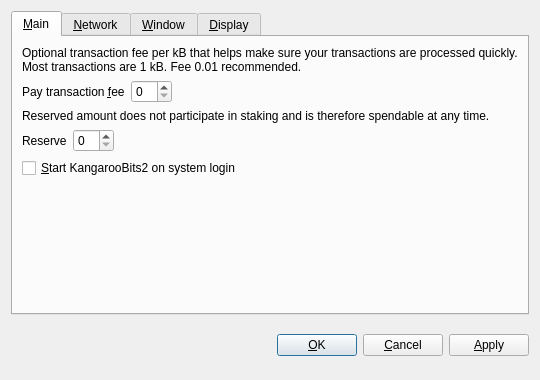
<?xml version="1.0" encoding="UTF-8"?>
<ui version="4.0">
 <class>OptionsDialog</class>
 <widget class="QDialog" name="OptionsDialog">
  <property name="geometry">
   <rect>
    <x>0</x>
    <y>0</y>
    <width>540</width>
    <height>380</height>
   </rect>
  </property>
  <property name="windowTitle">
   <string>Options</string>
  </property>
  <property name="modal">
   <bool>true</bool>
  </property>
  <layout class="QVBoxLayout" name="verticalLayout">
   <item>
    <widget class="QTabWidget" name="tabWidget">
     <property name="tabPosition">
      <enum>QTabWidget::North</enum>
     </property>
     <property name="currentIndex">
      <number>0</number>
     </property>
     <widget class="QWidget" name="tabMain">
      <attribute name="title">
       <string>&amp;Main</string>
      </attribute>
      <layout class="QVBoxLayout" name="verticalLayout_Main">
       <item>
        <widget class="QLabel" name="transactionFeeInfoLabel">
         <property name="text">
          <string>Optional transaction fee per kB that helps make sure your transactions are processed quickly. Most transactions are 1 kB. Fee 0.01 recommended.</string>
         </property>
         <property name="textFormat">
          <enum>Qt::PlainText</enum>
         </property>
         <property name="wordWrap">
          <bool>true</bool>
         </property>
        </widget>
       </item>
       <item>
        <layout class="QHBoxLayout" name="horizontalLayoutFee">
         <item>
          <widget class="QLabel" name="transactionFeeLabel">
           <property name="text">
            <string>Pay transaction &amp;fee</string>
           </property>
           <property name="textFormat">
            <enum>Qt::PlainText</enum>
           </property>
           <property name="buddy">
            <cstring>transactionFee</cstring>
           </property>
          </widget>
         </item>
         <item>
          <widget class="BitcoinAmountField" name="transactionFee"/>
         </item>
         <item>
          <spacer name="horizontalSpacerFee">
           <property name="orientation">
            <enum>Qt::Horizontal</enum>
           </property>
           <property name="sizeHint" stdset="0">
            <size>
             <width>40</width>
             <height>20</height>
            </size>
           </property>
          </spacer>
         </item>
        </layout>
       </item>
       <item>
        <widget class="QLabel" name="reserveBalanceInfoLabel">
         <property name="text">
          <string>Reserved amount does not participate in staking and is therefore spendable at any time.</string>
         </property>
         <property name="textFormat">
          <enum>Qt::PlainText</enum>
         </property>
         <property name="wordWrap">
          <bool>true</bool>
         </property>
        </widget>
       </item>
       <item>
        <layout class="QHBoxLayout" name="horizontalLayoutReserveBalance">
         <item>
          <widget class="QLabel" name="reserveBalanceLabel">
           <property name="text">
            <string>Reserve</string>
           </property>
           <property name="textFormat">
            <enum>Qt::PlainText</enum>
           </property>
           <property name="buddy">
            <cstring>reserveBalance</cstring>
           </property>
          </widget>
         </item>
         <item>
          <widget class="BitcoinAmountField" name="reserveBalance"/>
         </item>
         <item>
          <spacer name="horizontalSpacerReserveBalance">
           <property name="orientation">
            <enum>Qt::Horizontal</enum>
           </property>
           <property name="sizeHint" stdset="0">
            <size>
             <width>40</width>
             <height>20</height>
            </size>
           </property>
          </spacer>
         </item>
        </layout>
       </item>
       <item>
        <widget class="QCheckBox" name="bitcoinAtStartup">
         <property name="toolTip">
          <string>Automatically start KangarooBits2 after logging in to the system.</string>
         </property>
         <property name="text">
          <string>&amp;Start KangarooBits2 on system login</string>
         </property>
        </widget>
       </item>
       <item>
        <spacer name="verticalSpacer_Main">
         <property name="orientation">
          <enum>Qt::Vertical</enum>
         </property>
         <property name="sizeHint" stdset="0">
          <size>
           <width>20</width>
           <height>40</height>
          </size>
         </property>
        </spacer>
       </item>
      </layout>
     </widget>
     <widget class="QWidget" name="tabNetwork">
      <attribute name="title">
       <string>&amp;Network</string>
      </attribute>
      <layout class="QVBoxLayout" name="verticalLayout_Network">
       <item>
        <widget class="QCheckBox" name="mapPortUpnp">
         <property name="toolTip">
          <string>Automatically open the KangarooBits2 client port on the router. This only works when your router supports UPnP and it is enabled.</string>
         </property>
         <property name="text">
          <string>Map port using &amp;UPnP</string>
         </property>
        </widget>
       </item>
       <item>
        <widget class="QCheckBox" name="connectSocks">
         <property name="toolTip">
          <string>Connect to the KangarooBits2 network through a SOCKS proxy (e.g. when connecting through Tor).</string>
         </property>
         <property name="text">
          <string>&amp;Connect through SOCKS proxy:</string>
         </property>
        </widget>
       </item>
       <item>
        <layout class="QHBoxLayout" name="horizontalLayout_Network">
         <item>
          <widget class="QLabel" name="proxyIpLabel">
           <property name="text">
            <string>Proxy &amp;IP:</string>
           </property>
           <property name="textFormat">
            <enum>Qt::PlainText</enum>
           </property>
           <property name="buddy">
            <cstring>proxyIp</cstring>
           </property>
          </widget>
         </item>
         <item>
          <widget class="QValidatedLineEdit" name="proxyIp">
           <property name="maximumSize">
            <size>
             <width>140</width>
             <height>16777215</height>
            </size>
           </property>
           <property name="toolTip">
            <string>IP address of the proxy (e.g. 127.0.0.1)</string>
           </property>
          </widget>
         </item>
         <item>
          <widget class="QLabel" name="proxyPortLabel">
           <property name="text">
            <string>&amp;Port:</string>
           </property>
           <property name="textFormat">
            <enum>Qt::PlainText</enum>
           </property>
           <property name="buddy">
            <cstring>proxyPort</cstring>
           </property>
          </widget>
         </item>
         <item>
          <widget class="QLineEdit" name="proxyPort">
           <property name="maximumSize">
            <size>
             <width>55</width>
             <height>16777215</height>
            </size>
           </property>
           <property name="toolTip">
            <string>Port of the proxy (e.g. 9050)</string>
           </property>
          </widget>
         </item>
         <item>
          <widget class="QLabel" name="socksVersionLabel">
           <property name="text">
            <string>SOCKS &amp;Version:</string>
           </property>
           <property name="textFormat">
            <enum>Qt::PlainText</enum>
           </property>
           <property name="buddy">
            <cstring>socksVersion</cstring>
           </property>
          </widget>
         </item>
         <item>
          <widget class="QValueComboBox" name="socksVersion">
           <property name="toolTip">
            <string>SOCKS version of the proxy (e.g. 5)</string>
           </property>
          </widget>
         </item>
         <item>
          <spacer name="horizontalSpacer_Network">
           <property name="orientation">
            <enum>Qt::Horizontal</enum>
           </property>
           <property name="sizeHint" stdset="0">
            <size>
             <width>40</width>
             <height>20</height>
            </size>
           </property>
          </spacer>
         </item>
        </layout>
       </item>
       <item>
        <spacer name="verticalSpacer_Network">
         <property name="orientation">
          <enum>Qt::Vertical</enum>
         </property>
         <property name="sizeHint" stdset="0">
          <size>
           <width>20</width>
           <height>40</height>
          </size>
         </property>
        </spacer>
       </item>
      </layout>
     </widget>
     <widget class="QWidget" name="tabWindow">
      <attribute name="title">
       <string>&amp;Window</string>
      </attribute>
      <layout class="QVBoxLayout" name="verticalLayout_Window">
       <item>
        <widget class="QCheckBox" name="minimizeToTray">
         <property name="toolTip">
          <string>Show only a tray icon after minimizing the window.</string>
         </property>
         <property name="text">
          <string>&amp;Minimize to the tray instead of the taskbar</string>
         </property>
        </widget>
       </item>
       <item>
        <widget class="QCheckBox" name="minimizeOnClose">
         <property name="toolTip">
          <string>Minimize instead of exit the application when the window is closed. When this option is enabled, the application will be closed only after selecting Quit in the menu.</string>
         </property>
         <property name="text">
          <string>M&amp;inimize on close</string>
         </property>
        </widget>
       </item>
       <item>
        <spacer name="verticalSpacer_Window">
         <property name="orientation">
          <enum>Qt::Vertical</enum>
         </property>
         <property name="sizeHint" stdset="0">
          <size>
           <width>20</width>
           <height>40</height>
          </size>
         </property>
        </spacer>
       </item>
      </layout>
     </widget>
     <widget class="QWidget" name="tabDisplay">
      <attribute name="title">
       <string>&amp;Display</string>
      </attribute>
      <layout class="QVBoxLayout" name="verticalLayout_Display">
       <item>
        <layout class="QHBoxLayout" name="horizontalLayout_1_Display">
         <item>
          <widget class="QLabel" name="langLabel">
           <property name="text">
            <string>User Interface &amp;language:</string>
           </property>
           <property name="textFormat">
            <enum>Qt::PlainText</enum>
           </property>
           <property name="buddy">
            <cstring>lang</cstring>
           </property>
          </widget>
         </item>
         <item>
          <widget class="QValueComboBox" name="lang">
           <property name="toolTip">
            <string>The user interface language can be set here. This setting will take effect after restarting KangarooBits2.</string>
           </property>
          </widget>
         </item>
        </layout>
       </item>
       <item>
        <layout class="QHBoxLayout" name="horizontalLayout_2_Display">
         <item>
          <widget class="QLabel" name="unitLabel">
           <property name="text">
            <string>&amp;Unit to show amounts in:</string>
           </property>
           <property name="textFormat">
            <enum>Qt::PlainText</enum>
           </property>
           <property name="buddy">
            <cstring>unit</cstring>
           </property>
          </widget>
         </item>
         <item>
          <widget class="QValueComboBox" name="unit">
           <property name="toolTip">
            <string>Choose the default subdivision unit to show in the interface and when sending coins.</string>
           </property>
          </widget>
         </item>
        </layout>
       </item>
       <item>
        <widget class="QCheckBox" name="displayAddresses">
         <property name="toolTip">
          <string>Whether to show KangarooBits2 addresses in the transaction list or not.</string>
         </property>
         <property name="text">
          <string>&amp;Display addresses in transaction list</string>
         </property>
        </widget>
       </item>
       <item>
        <widget class="QCheckBox" name="coinControlFeatures">
         <property name="toolTip">
          <string>Whether to show coin control features or not.</string>
         </property>
         <property name="text">
          <string>Display coin &amp;control features (experts only!)</string>
         </property>
        </widget>
       </item>
       <item>
        <spacer name="verticalSpacer_Display">
         <property name="orientation">
          <enum>Qt::Vertical</enum>
         </property>
         <property name="sizeHint" stdset="0">
          <size>
           <width>20</width>
           <height>40</height>
          </size>
         </property>
        </spacer>
       </item>
      </layout>
     </widget>
    </widget>
   </item>
   <item>
    <layout class="QHBoxLayout" name="horizontalLayout_Buttons">
     <item>
      <spacer name="horizontalSpacer_1">
       <property name="orientation">
        <enum>Qt::Horizontal</enum>
       </property>
       <property name="sizeHint" stdset="0">
        <size>
         <width>40</width>
         <height>48</height>
        </size>
       </property>
      </spacer>
     </item>
     <item>
      <widget class="QLabel" name="statusLabel">
       <property name="font">
        <font>
         <weight>75</weight>
         <bold>true</bold>
        </font>
       </property>
       <property name="text">
        <string/>
       </property>
       <property name="textFormat">
        <enum>Qt::PlainText</enum>
       </property>
       <property name="wordWrap">
        <bool>true</bool>
       </property>
      </widget>
     </item>
     <item>
      <spacer name="horizontalSpacer_2">
       <property name="orientation">
        <enum>Qt::Horizontal</enum>
       </property>
       <property name="sizeHint" stdset="0">
        <size>
         <width>40</width>
         <height>48</height>
        </size>
       </property>
      </spacer>
     </item>
     <item>
      <widget class="QPushButton" name="okButton">
       <property name="text">
        <string>&amp;OK</string>
       </property>
      </widget>
     </item>
     <item>
      <widget class="QPushButton" name="cancelButton">
       <property name="text">
        <string>&amp;Cancel</string>
       </property>
       <property name="autoDefault">
        <bool>false</bool>
       </property>
      </widget>
     </item>
     <item>
      <widget class="QPushButton" name="applyButton">
       <property name="text">
        <string>&amp;Apply</string>
       </property>
       <property name="autoDefault">
        <bool>false</bool>
       </property>
      </widget>
     </item>
    </layout>
   </item>
  </layout>
 </widget>
 <customwidgets>
  <customwidget>
   <class>BitcoinAmountField</class>
   <extends>QSpinBox</extends>
   <header>bitcoinamountfield.h</header>
  </customwidget>
  <customwidget>
   <class>QValueComboBox</class>
   <extends>QComboBox</extends>
   <header>qvaluecombobox.h</header>
  </customwidget>
  <customwidget>
   <class>QValidatedLineEdit</class>
   <extends>QLineEdit</extends>
   <header>qvalidatedlineedit.h</header>
  </customwidget>
 </customwidgets>
 <resources/>
 <connections/>
</ui>
